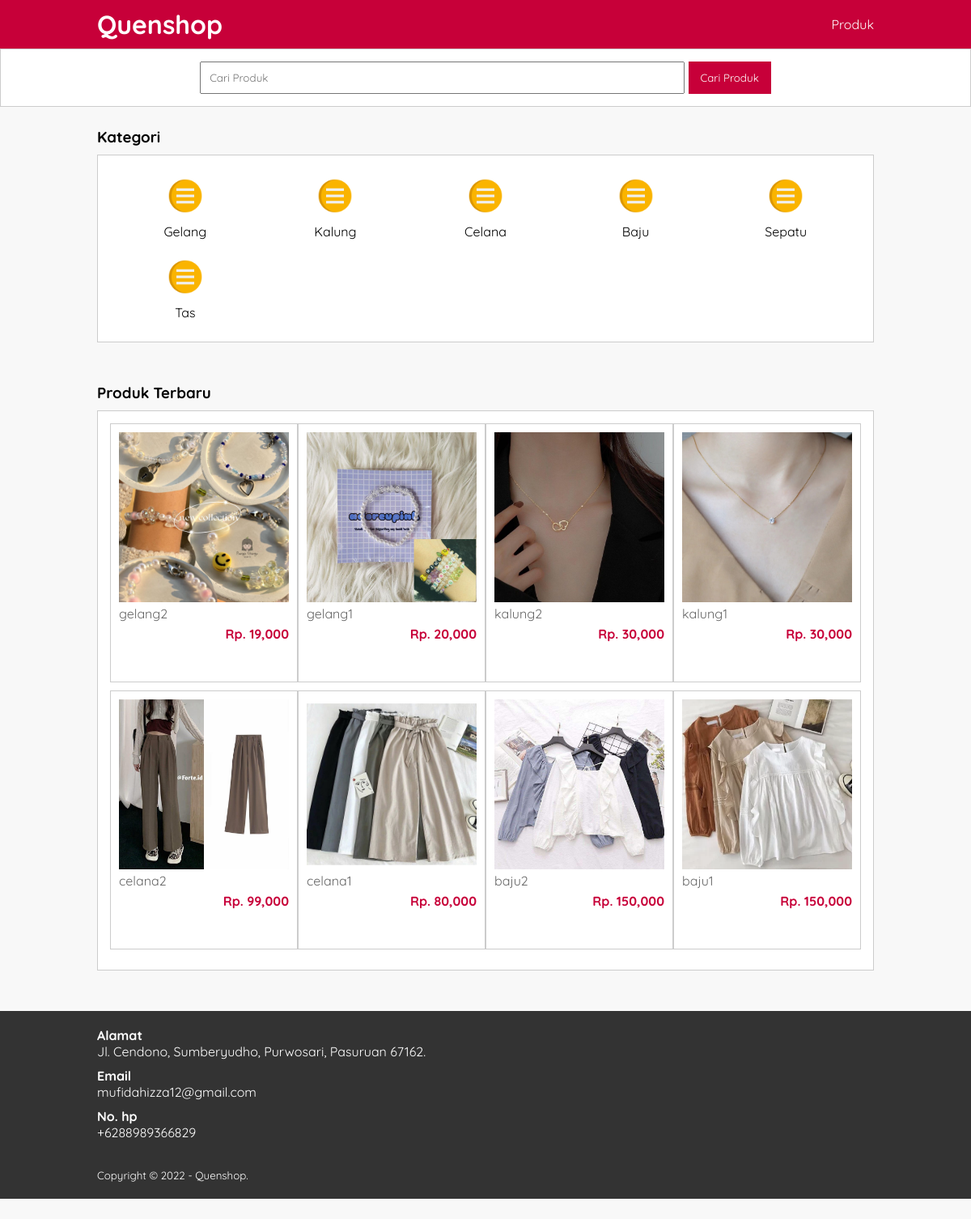
The page / on the database its author committed.
### tables this page shows
CREATE TABLE `tb_category` (
  `category_id` int(11) NOT NULL,
  `category_name` varchar(25) NOT NULL
);

CREATE TABLE `tb_product` (
  `product_id` int(11) NOT NULL,
  `category_id` int(11) NOT NULL,
  `product_name` varchar(100) NOT NULL,
  `product_price` int(11) NOT NULL,
  `product_description` text NOT NULL,
  `product_image` varchar(100) NOT NULL,
  `product_status` tinyint(1) NOT NULL,
  `date_created` timestamp NOT NULL DEFAULT current_timestamp()
);

### index.php (the view, shortened to what this page needs)
<?php
     include 'db.php';
     $kontak = mysqli_query($conn, "SELECT admin_telp, admin_email, admin_address FROM tb_admin WHERE admin_id =1");
     $a = mysqli_fetch_object($kontak);
?>
<!DOCTYPE html>
<html>
<head>
	<link rel="stylesheet" type="text/css" href="css/style.css">
</head>
<body>
   <header>
   	<div class="container">
   	   <h1><a href="index.php">Quenshop</a></h1>
   	   <ul>
   		    <li><a href="produk.php">Produk</a></li>
   	   </ul>
      </div>
   </header>
   <div class="search">
      <div class="container">
         <form action="produk.php">
            <input type="text" name="search" placeholder="Cari Produk">
            <input type="submit" name="cari" value="Cari Produk">
         </form>
       </div>
   </div>
   <div class="section">
      <div class="container">
         <h3>Kategori</h3>
         <div class="box">
            <?php
                $kategori = mysqli_query($conn, "SELECT * FROM tb_category ORDER BY category_id DESC");
                if(mysqli_num_rows($kategori) > 0){
                  while($k = mysqli_fetch_array($kategori)){
            ?>
                <a href="produk.php?kat=<?php echo $k['category_id'] ?>">
                  <div class="col-5">
                  <img src="img/icon.png" width="50px" style="margin-bottom:5px;">
                  <p><?php echo $k['category_name'] ?></p>
                  </div>
                </a>
            <?php }}else{ ?>
                <p>Kategori tidak ada</p>
            <?php } ?>
      </div>
   </div>
   <div class="section">
      <div class="container">
         <h3>Produk Terbaru</h3>
         <div class="box">
            <?php
                $produk = mysqli_query($conn, "SELECT * FROM tb_product WHERE product_status =1 ORDER BY product_id DESC LIMIT 8");
                if(mysqli_num_rows($produk) > 0){
                    while($p = mysqli_fetch_array($produk)){
            ?>
                <a href="detail-produk.php?id=<?php echo $p['product_id'] ?>">
                    <div class="col-4">
                        <img src="produk/<?php echo $p['product_image'] ?>">
                        <p class="nama"><?php echo substr($p['product_name'], 0, 30) ?></p>
                        <p class="harga">Rp. <?php echo number_format($p['product_price']) ?></p>
                    </div>
                </a>
            <?php }}else{ ?>
                <p>Produk tidak ada</p>
            <?php } ?>
         </div>
      </div>
   </div>
   <div class="footer">
      <div class="container">
         <h4>Alamat</h4>
         <p><?php echo $a->admin_address ?></p>
         <h4>Email</h4>
         <p><?php echo $a->admin_email ?></p>
         <h4>No. hp</h4>
         <p><?php echo $a->admin_telp ?></p>
         <small>Copyright &copy; 2022 - Quenshop.</small>
      </div>
   </div>
</body>
</html>

### css/style.css (style rules this page uses)
* { padding:0; margin:0; font-family: 'Quicksand', sans-serif; }
body { background-color: #f8f8f8; }
a { color: inherit; text-decoration: none; }
header { background-color: #C70039; color: #fff; }
header h1 { float: left; padding:10px 0; }
header ul { float: right; }
header ul li { display: inline-block; }
header ul li a { padding: 20px 0 20px 15px; display: inline-block; }
.container { width: 80%; margin:0 auto; }
.container:after { content: ''; display: block; clear: both; }
.section { padding:25px 0; }
.box { background-color: #fff; border:1px solid #ccc; padding:15px; box-sizing: border-box; margin:10px 0 25px 0; }
.box:after { content: ''; display: block; clear: both; }
.search { padding:15px 0; background-color: #fff; border:1px solid #ccc; text-align: center; }
.search input[type=text] { width: 60%; padding:10px; }
.search input[type=submit] { padding:12px 15px; background-color: #c70039; color:#fff; border:none; cursor: pointer; }
.col-5 { width:20%; height:100px; text-align: center; float: left; padding:10px; box-sizing: border-box; }
.col-4 { width:25%; height: 320px; border:1px solid #ccc; float: left; padding:10px; box-sizing: border-box; margin-bottom: 10px; }
.col-4 img { width: 100%; }
.col-4 .nama { color: #666; margin-bottom: 5px; }
.col-4 .harga { font-weight: bold; color: #c70039; float: right; }
.footer { padding: 20px 0; background-color: #333; color: #fff; text-align: left; }
.footer p { margin-bottom: 10px; }
.footer small { margin-top: 25px; display: inline-block; }

### rows shown on the page
tb_category: category_name "Gelang"
tb_category: category_name "Kalung"
tb_category: category_name "Celana"
tb_category: category_name "Baju"
tb_category: category_name "Sepatu"
tb_category: category_name "Tas"
tb_product: product_image (picture), product_name "gelang2", product_price "19,000"
tb_product: product_image (picture), product_name "gelang1", product_price "20,000"
tb_product: product_image (picture), product_name "kalung2", product_price "30,000"
tb_product: product_image (picture), product_name "kalung1", product_price "30,000"
tb_product: product_image (picture), product_name "celana2", product_price "99,000"
tb_product: product_image (picture), product_name "celana1", product_price "80,000"
tb_product: product_image (picture), product_name "baju2", product_price "150,000"
tb_product: product_image (picture), product_name "baju1", product_price "150,000"

### other values the page prints
$a->admin_address "Jl. Cendono, Sumberyudho, Purwosari, Pasuruan 67162."
$a->admin_email "mufidahizza12@gmail.com"
$a->admin_telp "+6288989366829"
